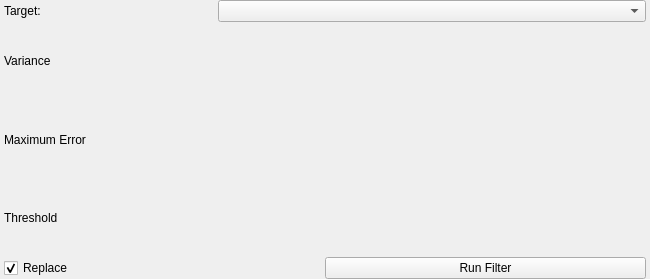
<?xml version="1.0" encoding="UTF-8"?>
<ui version="4.0">
 <class>CannyEdgeDetectionFilterInterface</class>
 <widget class="QWidget" name="CannyEdgeDetectionFilterInterface">
  <property name="geometry">
   <rect>
    <x>0</x>
    <y>0</y>
    <width>650</width>
    <height>279</height>
   </rect>
  </property>
  <property name="sizePolicy">
   <sizepolicy hsizetype="Preferred" vsizetype="Fixed">
    <horstretch>0</horstretch>
    <verstretch>0</verstretch>
   </sizepolicy>
  </property>
  <property name="minimumSize">
   <size>
    <width>213</width>
    <height>279</height>
   </size>
  </property>
  <property name="maximumSize">
   <size>
    <width>16777215</width>
    <height>279</height>
   </size>
  </property>
  <property name="baseSize">
   <size>
    <width>650</width>
    <height>0</height>
   </size>
  </property>
  <property name="windowTitle">
   <string>Canny Edge Detection Filter</string>
  </property>
  <layout class="QVBoxLayout" name="verticalLayout">
   <property name="spacing">
    <number>0</number>
   </property>
   <property name="leftMargin">
    <number>4</number>
   </property>
   <property name="topMargin">
    <number>0</number>
   </property>
   <property name="rightMargin">
    <number>4</number>
   </property>
   <property name="bottomMargin">
    <number>0</number>
   </property>
   <item>
    <layout class="QHBoxLayout" name="activeHLayout" stretch="1,2">
     <property name="spacing">
      <number>0</number>
     </property>
     <item>
      <widget class="QLabel" name="activeLabel">
       <property name="sizePolicy">
        <sizepolicy hsizetype="Expanding" vsizetype="Preferred">
         <horstretch>0</horstretch>
         <verstretch>0</verstretch>
        </sizepolicy>
       </property>
       <property name="text">
        <string>Target:</string>
       </property>
      </widget>
     </item>
     <item>
      <widget class="QComboBox" name="activeComboBox">
       <property name="sizePolicy">
        <sizepolicy hsizetype="Expanding" vsizetype="Fixed">
         <horstretch>0</horstretch>
         <verstretch>0</verstretch>
        </sizepolicy>
       </property>
      </widget>
     </item>
    </layout>
   </item>
   <item>
    <layout class="QHBoxLayout" name="varianceHLayout_top">
     <item>
      <widget class="QLabel" name="varianceLabel">
       <property name="text">
        <string>Variance</string>
       </property>
      </widget>
     </item>
     <item>
      <spacer name="varianceHSpacer">
       <property name="orientation">
        <enum>Qt::Horizontal</enum>
       </property>
       <property name="sizeHint" stdset="0">
        <size>
         <width>40</width>
         <height>20</height>
        </size>
       </property>
      </spacer>
     </item>
    </layout>
   </item>
   <item>
    <layout class="QHBoxLayout" name="varianceHLayout_bottom"/>
   </item>
   <item>
    <layout class="QHBoxLayout" name="errorHLayout_top">
     <item>
      <widget class="QLabel" name="errorLabel">
       <property name="text">
        <string>Maximum Error</string>
       </property>
      </widget>
     </item>
     <item>
      <spacer name="errorHSpacer">
       <property name="orientation">
        <enum>Qt::Horizontal</enum>
       </property>
       <property name="sizeHint" stdset="0">
        <size>
         <width>40</width>
         <height>20</height>
        </size>
       </property>
      </spacer>
     </item>
    </layout>
   </item>
   <item>
    <layout class="QHBoxLayout" name="errorHLayout_bottom"/>
   </item>
   <item>
    <layout class="QHBoxLayout" name="thresholdHLayout_top">
     <item>
      <widget class="QLabel" name="thresholdLabel">
       <property name="text">
        <string>Threshold</string>
       </property>
      </widget>
     </item>
     <item>
      <spacer name="thresholdHSpacer">
       <property name="orientation">
        <enum>Qt::Horizontal</enum>
       </property>
       <property name="sizeHint" stdset="0">
        <size>
         <width>40</width>
         <height>20</height>
        </size>
       </property>
      </spacer>
     </item>
    </layout>
   </item>
   <item>
    <layout class="QHBoxLayout" name="thresholdHLayout_bottom"/>
   </item>
   <item>
    <layout class="QHBoxLayout" name="replaceInvertLayout">
     <property name="spacing">
      <number>0</number>
     </property>
     <item>
      <widget class="QCheckBox" name="replaceCheckBox">
       <property name="sizePolicy">
        <sizepolicy hsizetype="Expanding" vsizetype="Fixed">
         <horstretch>0</horstretch>
         <verstretch>0</verstretch>
        </sizepolicy>
       </property>
       <property name="text">
        <string>Replace</string>
       </property>
       <property name="checked">
        <bool>true</bool>
       </property>
      </widget>
     </item>
     <item>
      <widget class="QPushButton" name="invertButton">
       <property name="sizePolicy">
        <sizepolicy hsizetype="Expanding" vsizetype="Fixed">
         <horstretch>0</horstretch>
         <verstretch>0</verstretch>
        </sizepolicy>
       </property>
       <property name="text">
        <string>Run Filter</string>
       </property>
      </widget>
     </item>
    </layout>
   </item>
  </layout>
 </widget>
 <resources/>
 <connections/>
</ui>
